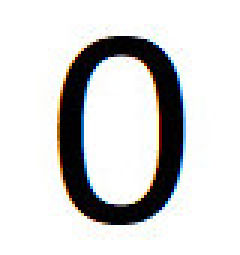
#> input picture numbers/1-0.jpg, 80 x 85 px, found by its file name (shown 3 times larger)
$ python Perceptron.py   (older library calls are emulated)
#> lines starting #> are read from the running program, lines starting #| are printed output that depends on the picture
import numpy as np
from random import choice
from numpy import array, dot, random
from scipy import misc
from matplotlib import pyplot as plt
import itertools
np.set_printoptions(threshold=7000)

img_1_0 = misc.imread('numbers/smaller/1-0.jpg',mode='L')
#> img_1_0: shape (85, 80); min 0, max 255, mean 212.2
img_1_0 = img_1_0.flatten()
#> img_1_0 = 6800 values, max 255 at index 0, min 0 at index 1158, mean 212.2
img_1_1 = misc.imread('numbers/smaller/1-1.jpg',mode='L')
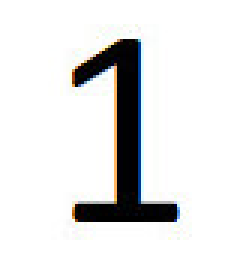
#> input picture numbers/1-1.jpg, 80 x 85 px, found by its file name (shown 3 times larger)
#> img_1_1: shape (85, 80); min 0, max 255, mean 226.5
img_1_1 = img_1_1.flatten()
#> img_1_1 = 6800 values, max 255 at index 0, min 0 at index 1963, mean 226.5
img_2_0 = misc.imread('numbers/smaller/2-0.jpg',mode='L')
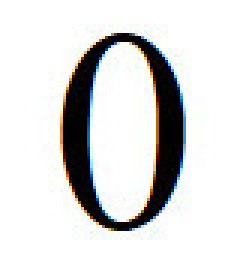
#> input picture numbers/2-0.jpg, 80 x 85 px, found by its file name (shown 3 times larger)
#> img_2_0: shape (85, 80); min 0, max 255, mean 216.6
img_2_0 = img_2_0.flatten()
#> img_2_0 = 6800 values, max 255 at index 0, min 0 at index 1000, mean 216.6
img_2_1 = misc.imread('numbers/smaller/2-1.jpg',mode='L')
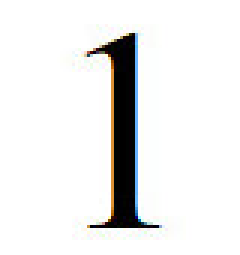
#> input picture numbers/2-1.jpg, 80 x 85 px, found by its file name (shown 3 times larger)
#> img_2_1: shape (85, 80); min 0, max 255, mean 234.4
img_2_1 = img_2_1.flatten()
#> img_2_1 = 6800 values, max 255 at index 0, min 0 at index 1960, mean 234.4
img_3_0 = misc.imread('numbers/smaller/3-0.jpg',mode='L')
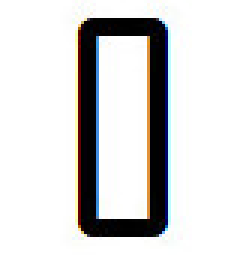
#> input picture numbers/3-0.jpg, 80 x 85 px, found by its file name (shown 3 times larger)
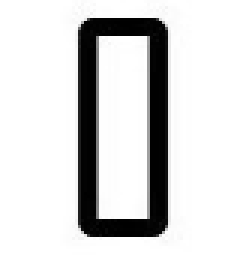
#> img_3_0: shape (85, 80) (shown 3 times larger); min 0, max 255, mean 212.9
img_3_0 = img_3_0.flatten()
#> img_3_0 = 6800 values, max 255 at index 0, min 0 at index 527, mean 212.9
img_3_1 = misc.imread('numbers/smaller/3-1.jpg',mode='L')
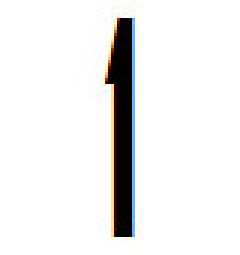
#> input picture numbers/3-1.jpg, 80 x 85 px, found by its file name (shown 3 times larger)
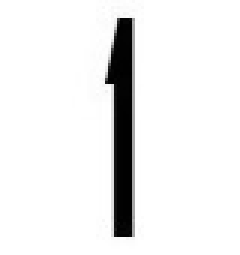
#> img_3_1: shape (85, 80) (shown 3 times larger); min 0, max 255, mean 236.8
img_3_1 = img_3_1.flatten()
#> img_3_1 = 6800 values, max 255 at index 0, min 0 at index 1960, mean 236.8
#> (the run stopped early here; a loop or call above may not have finished)
